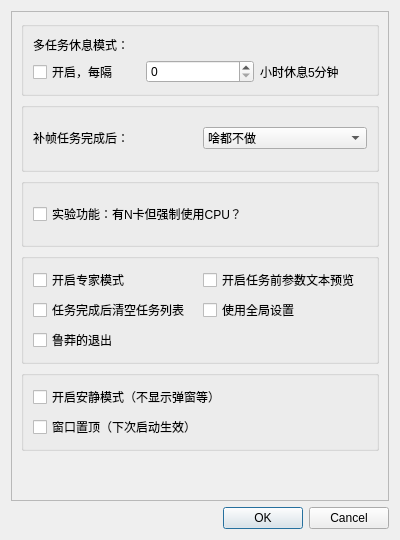
<?xml version="1.0" encoding="UTF-8"?>
<ui version="4.0">
 <class>Dialog</class>
 <widget class="QDialog" name="Dialog">
  <property name="geometry">
   <rect>
    <x>0</x>
    <y>0</y>
    <width>400</width>
    <height>540</height>
   </rect>
  </property>
  <property name="minimumSize">
   <size>
    <width>120</width>
    <height>300</height>
   </size>
  </property>
  <property name="maximumSize">
   <size>
    <width>600</width>
    <height>23333</height>
   </size>
  </property>
  <property name="windowTitle">
   <string>Dialog</string>
  </property>
  <layout class="QGridLayout" name="gridLayout">
   <item row="0" column="0">
    <widget class="QScrollArea" name="scrollArea">
     <property name="sizePolicy">
      <sizepolicy hsizetype="Expanding" vsizetype="Preferred">
       <horstretch>0</horstretch>
       <verstretch>0</verstretch>
      </sizepolicy>
     </property>
     <property name="widgetResizable">
      <bool>true</bool>
     </property>
     <widget class="QWidget" name="scrollAreaWidgetContents">
      <property name="geometry">
       <rect>
        <x>0</x>
        <y>0</y>
        <width>380</width>
        <height>491</height>
       </rect>
      </property>
      <layout class="QVBoxLayout" name="verticalLayout_3">
       <item>
        <widget class="QGroupBox" name="groupBox">
         <property name="title">
          <string/>
         </property>
         <layout class="QGridLayout" name="gridLayout_2">
          <item row="0" column="0">
           <layout class="QVBoxLayout" name="verticalLayout">
            <item>
             <widget class="QLabel" name="label_2">
              <property name="text">
               <string>多任务休息模式：</string>
              </property>
             </widget>
            </item>
            <item>
             <layout class="QHBoxLayout" name="horizontalLayout_2">
              <item>
               <widget class="QCheckBox" name="MultiTaskRestChecker">
                <property name="text">
                 <string>开启，每隔</string>
                </property>
               </widget>
              </item>
              <item>
               <widget class="MySpinBox" name="MultiTaskRestInterval"/>
              </item>
              <item>
               <widget class="QLabel" name="label_3">
                <property name="text">
                 <string>小时休息5分钟</string>
                </property>
               </widget>
              </item>
             </layout>
            </item>
           </layout>
          </item>
         </layout>
        </widget>
       </item>
       <item>
        <widget class="QGroupBox" name="groupBox_4">
         <property name="title">
          <string/>
         </property>
         <layout class="QGridLayout" name="gridLayout_5">
          <item row="0" column="1">
           <widget class="QComboBox" name="AfterMission">
            <item>
             <property name="text">
              <string>啥都不做</string>
             </property>
            </item>
            <item>
             <property name="text">
              <string>关机</string>
             </property>
            </item>
            <item>
             <property name="text">
              <string>休眠</string>
             </property>
            </item>
           </widget>
          </item>
          <item row="0" column="0">
           <widget class="QLabel" name="label">
            <property name="text">
             <string>补帧任务完成后：</string>
            </property>
           </widget>
          </item>
         </layout>
        </widget>
       </item>
       <item>
        <widget class="QGroupBox" name="groupBox_2">
         <property name="title">
          <string/>
         </property>
         <layout class="QGridLayout" name="gridLayout_3">
          <item row="0" column="0">
           <layout class="QVBoxLayout" name="verticalLayout_2">
            <item>
             <layout class="QHBoxLayout" name="horizontalLayout_3">
              <item>
               <widget class="QCheckBox" name="ForceCpuChecker">
                <property name="text">
                 <string>实验功能：有N卡但强制使用CPU？</string>
                </property>
               </widget>
              </item>
             </layout>
            </item>
           </layout>
          </item>
         </layout>
        </widget>
       </item>
       <item>
        <widget class="QGroupBox" name="groupBox_3">
         <property name="title">
          <string/>
         </property>
         <layout class="QGridLayout" name="gridLayout_4">
          <item row="3" column="0">
           <widget class="QCheckBox" name="OneWayModeChecker">
            <property name="text">
             <string>任务完成后清空任务列表</string>
            </property>
            <property name="checked">
             <bool>false</bool>
            </property>
           </widget>
          </item>
          <item row="2" column="1">
           <widget class="QCheckBox" name="PreviewArgsModeChecker">
            <property name="text">
             <string>开启任务前参数文本预览</string>
            </property>
            <property name="checked">
             <bool>false</bool>
            </property>
           </widget>
          </item>
          <item row="3" column="1">
           <widget class="QCheckBox" name="UseGlobalSettingsChecker">
            <property name="text">
             <string>使用全局设置</string>
            </property>
           </widget>
          </item>
          <item row="2" column="0">
           <widget class="QCheckBox" name="ExpertModeChecker">
            <property name="text">
             <string>开启专家模式</string>
            </property>
            <property name="checked">
             <bool>false</bool>
            </property>
           </widget>
          </item>
          <item row="4" column="0">
           <widget class="QCheckBox" name="RudeExitModeChecker">
            <property name="text">
             <string>鲁莽的退出</string>
            </property>
            <property name="checked">
             <bool>false</bool>
            </property>
           </widget>
          </item>
         </layout>
        </widget>
       </item>
       <item>
        <widget class="QGroupBox" name="groupBox_5">
         <property name="title">
          <string/>
         </property>
         <layout class="QGridLayout" name="gridLayout_6">
          <item row="0" column="0">
           <widget class="QCheckBox" name="QuietModeChecker">
            <property name="text">
             <string>开启安静模式（不显示弹窗等）</string>
            </property>
            <property name="checked">
             <bool>false</bool>
            </property>
           </widget>
          </item>
          <item row="1" column="0">
           <widget class="QCheckBox" name="WinOnTopChecker">
            <property name="text">
             <string>窗口置顶（下次启动生效）</string>
            </property>
           </widget>
          </item>
         </layout>
        </widget>
       </item>
       <item>
        <spacer name="verticalSpacer">
         <property name="orientation">
          <enum>Qt::Vertical</enum>
         </property>
         <property name="sizeType">
          <enum>QSizePolicy::Fixed</enum>
         </property>
         <property name="sizeHint" stdset="0">
          <size>
           <width>20</width>
           <height>40</height>
          </size>
         </property>
        </spacer>
       </item>
      </layout>
     </widget>
    </widget>
   </item>
   <item row="1" column="0">
    <widget class="QDialogButtonBox" name="buttonBox">
     <property name="orientation">
      <enum>Qt::Horizontal</enum>
     </property>
     <property name="standardButtons">
      <set>QDialogButtonBox::Cancel|QDialogButtonBox::Ok</set>
     </property>
    </widget>
   </item>
  </layout>
 </widget>
 <customwidgets>
  <customwidget>
   <class>MySpinBox</class>
   <extends>QSpinBox</extends>
   <header location="global">Utils.RIFE_GUI_Custom</header>
  </customwidget>
 </customwidgets>
 <resources/>
 <connections>
  <connection>
   <sender>buttonBox</sender>
   <signal>accepted()</signal>
   <receiver>Dialog</receiver>
   <slot>accept()</slot>
   <hints>
    <hint type="sourcelabel">
     <x>248</x>
     <y>254</y>
    </hint>
    <hint type="destinationlabel">
     <x>157</x>
     <y>274</y>
    </hint>
   </hints>
  </connection>
  <connection>
   <sender>buttonBox</sender>
   <signal>rejected()</signal>
   <receiver>Dialog</receiver>
   <slot>reject()</slot>
   <hints>
    <hint type="sourcelabel">
     <x>316</x>
     <y>260</y>
    </hint>
    <hint type="destinationlabel">
     <x>286</x>
     <y>274</y>
    </hint>
   </hints>
  </connection>
 </connections>
</ui>
